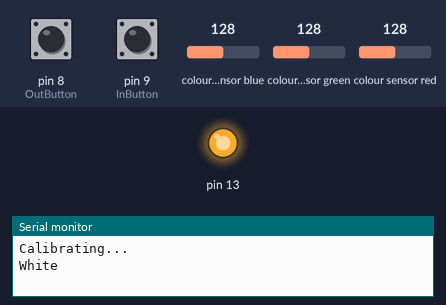
A sketch run on a simulated Arduino Uno, built with avr-gcc and run on an emulated ATmega328P. Shown: output pins drawn as LEDs (lit = HIGH), the last lines printed to the serial monitor. Wiring (inferred from the names in the program): TCS3200 colour sensor: output pin 6; S2 pin 4; S3 pin 5; S0 pin 2; S1 pin 3. Inputs (shaded band) come from the test bench; at power-on: pin 8 (OutButton) HIGH, pin 9 (InButton) HIGH, colour sensor blue 128, colour sensor green 128, colour sensor red 128. Pins used as bus, display or sensor lines are not drawn.

Above: at 0.1 s.
At 7.8 s:
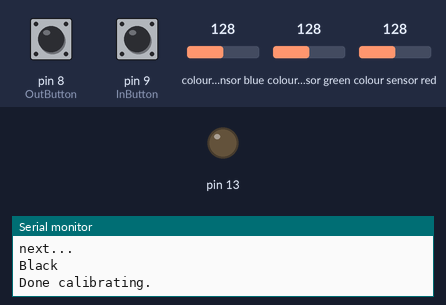
7.9 s: pin 8 (OutButton) pulled LOW for 1 s
10.4 s: pin 9 (InButton) pulled LOW for 1 s
Timing chart, 0 to 13.4 s (numbered marks = the images above; inputs shaded):
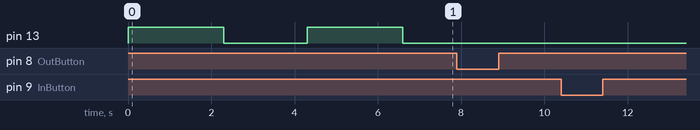

The sketch:

color.ino
```cpp
//Arduino pins:
#define S0 2
#define S1 3
#define S2 4
#define S3 5
#define sensorOut 6
#define OutButton 8
#define InButton 9
//Output from the sensor:
int redFrequency = 0;
int greenFrequency = 0;
int blueFrequency = 0;
//Formatted color values:
int redColor = 0;
int greenColor = 0;
int blueColor = 0;
//Values used for calibration
int redMin;
int redMax;
int greenMin;
int greenMax;
int blueMin;
int blueMax;
int color = 0;
const int DEBOUNCE_DELAY = 50;
int buttonState1;
int lastButtonState1;
int lastDebounceTime1;
int buttonState2;
int lastButtonState2;
int lastDebounceTime2;

void setup() {
  //Declarations:
  pinMode(S0, OUTPUT);
  pinMode(S1, OUTPUT);
  pinMode(S2, OUTPUT);
  pinMode(S3, OUTPUT);
  pinMode(InButton, INPUT);
  pinMode(OutButton, INPUT);
  pinMode(13, OUTPUT);
  pinMode(sensorOut, INPUT);
  // Set frequency scaling to 20%:
  digitalWrite(S0, HIGH);
  digitalWrite(S1, LOW);
  Serial.begin(9600);//begin serial communication
  calibrate();//calibrate sensor (look at serial monitor)
}

int readKeys() {           //debounce method
  int answer = 0;
  int reading = digitalRead(InButton);
  if (reading != lastButtonState1) {
    lastDebounceTime1 = millis();
  }
  if ((millis() - lastDebounceTime1) > DEBOUNCE_DELAY) {
    if (reading != buttonState1) {
      buttonState1 = reading;
      if (buttonState1 == LOW) {
        lastButtonState1 = reading;
        answer = 1;
      }
    }
  }
  lastButtonState1 = reading;
  if (answer == 0) {
    reading = digitalRead(OutButton);
    if (reading != lastButtonState2) {
      lastDebounceTime2 = millis();
    }
    if ((millis() - lastDebounceTime2) > DEBOUNCE_DELAY) {
      if (reading != buttonState2) {
        buttonState2 = reading;
        if (buttonState2 == LOW) {
          answer = 2;
        }
      }
    }
  }
  lastButtonState2 = reading;
  return answer;
}


void loop() {
  readColor();//read sensor
  decideColor();//format color values
  printColor();//print values
}
void decideColor() {//format color values
  //Limit possible values:
  redColor = constrain(redColor, 0, 255);
  greenColor = constrain(greenColor, 0, 255);
  blueColor = constrain(blueColor, 0, 255);
  //find brightest color:
  int maxVal = max(redColor, blueColor);
  maxVal = max(maxVal, greenColor);
  //map new values
  redColor = map(redColor, 0, maxVal, 0, 255);
  greenColor = map(greenColor, 0, maxVal, 0, 255);
  blueColor = map(blueColor, 0, maxVal, 0, 255);
  redColor = constrain(redColor, 0, 255);
  greenColor = constrain(greenColor, 0, 255);
  blueColor = constrain(blueColor, 0, 255);
  //decide which color is present (you may need to change some values here):
  if (redColor > 250 && greenColor > 250 && blueColor > 250) {
    color = 1;//white
  }
  else if (redColor < 25 && greenColor < 25 && blueColor < 25) {
    color = 2;//black
  }
  else if (redColor > 200 &&  greenColor > 200 && blueColor < 100) {
    color = 4;//yellow
  }
  else if (redColor > 200 &&  greenColor > 25 /*&& blueColor < 100*/) {
    color = 3;//orange
  }
  else if (redColor > 200 &&  greenColor < 100 && blueColor > 200) {
    color = 5;//purple
  }
  else if (redColor > 250 && greenColor < 200 && blueColor < 200) {
    color = 6;//red
  }
  else if (redColor < 200 && greenColor > 250 && blueColor < 200) {
    color = 7;//green
  }
  else if (redColor < 200 /*&& greenColor < 200*/ && blueColor > 250) {
    color = 8;//blue
  }
  else {
    color = 0;//unknown
  }
}
void calibrate() {
  Serial.println("Calibrating...");
  Serial.println("White");//aim sensor at something white
  //set calibration values:
  digitalWrite(13, HIGH);
  delay(2000);
  digitalWrite(S2, LOW);
  digitalWrite(S3, LOW);
  redMin = pulseIn(sensorOut, LOW);
  delay(100);
  digitalWrite(S2, HIGH);
  digitalWrite(S3, HIGH);
  greenMin = pulseIn(sensorOut, LOW);
  delay(100);
  digitalWrite(S2, LOW);
  digitalWrite(S3, HIGH);
  blueMin = pulseIn(sensorOut, LOW);
  delay(100);
  Serial.println("next...");//aim sensor at something black
  digitalWrite(13, LOW);
  delay(2000);
  Serial.println("Black");
  //set calibration values:
  digitalWrite(13, HIGH);
  delay(2000);
  digitalWrite(S2, LOW);
  digitalWrite(S3, LOW);
  redMax = pulseIn(sensorOut, LOW);
  delay(100);
  digitalWrite(S2, HIGH);
  digitalWrite(S3, HIGH);
  greenMax = pulseIn(sensorOut, LOW);
  delay(100);
  digitalWrite(S2, LOW);
  digitalWrite(S3, HIGH);
  blueMax = pulseIn(sensorOut, LOW);
  delay(100);
  Serial.println("Done calibrating.");
  digitalWrite(13, LOW);
}
void printColor() {//print data
  // Serial.print("R = ");
  // Serial.print(redColor);
  // Serial.print(" G = ");
  // Serial.print(greenColor);
  // Serial.print(" B = ");
  // Serial.print(blueColor);
  // Serial.print(" Color: ");
  int pressedButton = readKeys();
  if (pressedButton == 1) {
    Serial.print("In,");
    switch (color) {
      case 1: Serial.println("WHITE"); break;
      case 2: Serial.println("BLACK"); break;
      case 3: Serial.println("ORANGE"); break;
      case 4: Serial.println("YELLOW"); break;
      case 5: Serial.println("PURPLE"); break;
      case 6: Serial.println("RED"); break;
      case 7: Serial.println("GREEN"); break;
      case 8: Serial.println("BLUE"); break;
      default: Serial.println("unknown"); break;
    }
  }
  if (pressedButton == 2) {
    Serial.print("Out,");
      switch (color) {
        case 1: Serial.println("WHITE"); break;
        case 2: Serial.println("BLACK"); break;
        case 3: Serial.println("ORANGE"); break;
        case 4: Serial.println("YELLOW"); break;
        case 5: Serial.println("PURPLE"); break;
        case 6: Serial.println("RED"); break;
        case 7: Serial.println("GREEN"); break;
        case 8: Serial.println("BLUE"); break;
        default: Serial.println("unknown"); break;
      }
    }
}
void readColor() {//get data from sensor
  //red:
  digitalWrite(S2, LOW);
  digitalWrite(S3, LOW);
  redFrequency = pulseIn(sensorOut, LOW);
  redColor = map(redFrequency, redMin, redMax, 255, 0);
  delay(100);
  //green:
  digitalWrite(S2, HIGH);
  digitalWrite(S3, HIGH);
  greenFrequency = pulseIn(sensorOut, LOW);
  greenColor = map(greenFrequency, greenMin, greenMax, 255, 0);
  delay(100);
  //blue:
  digitalWrite(S2, LOW);
  digitalWrite(S3, HIGH);
  blueFrequency = pulseIn(sensorOut, LOW);
  blueColor = map(blueFrequency, blueMin, blueMax, 255, 0);
  delay(100);
}
```
